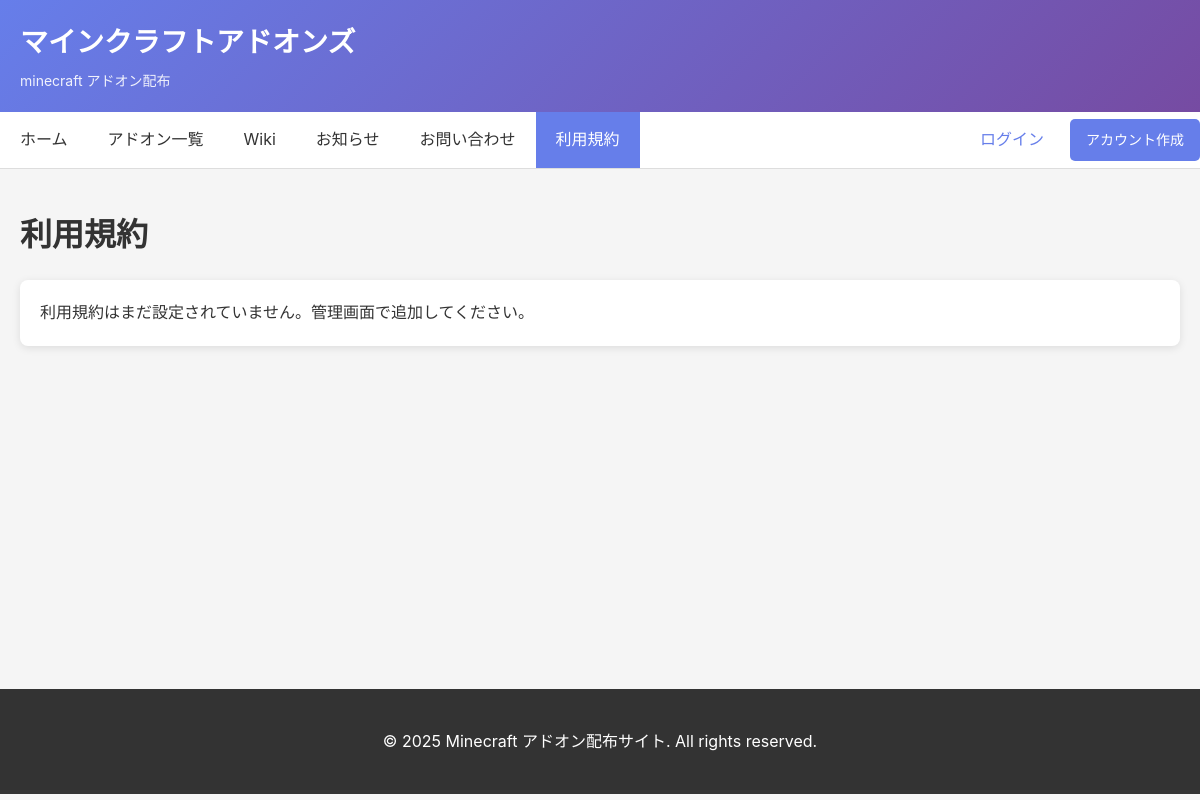
Before: /terms/ with the older database file.
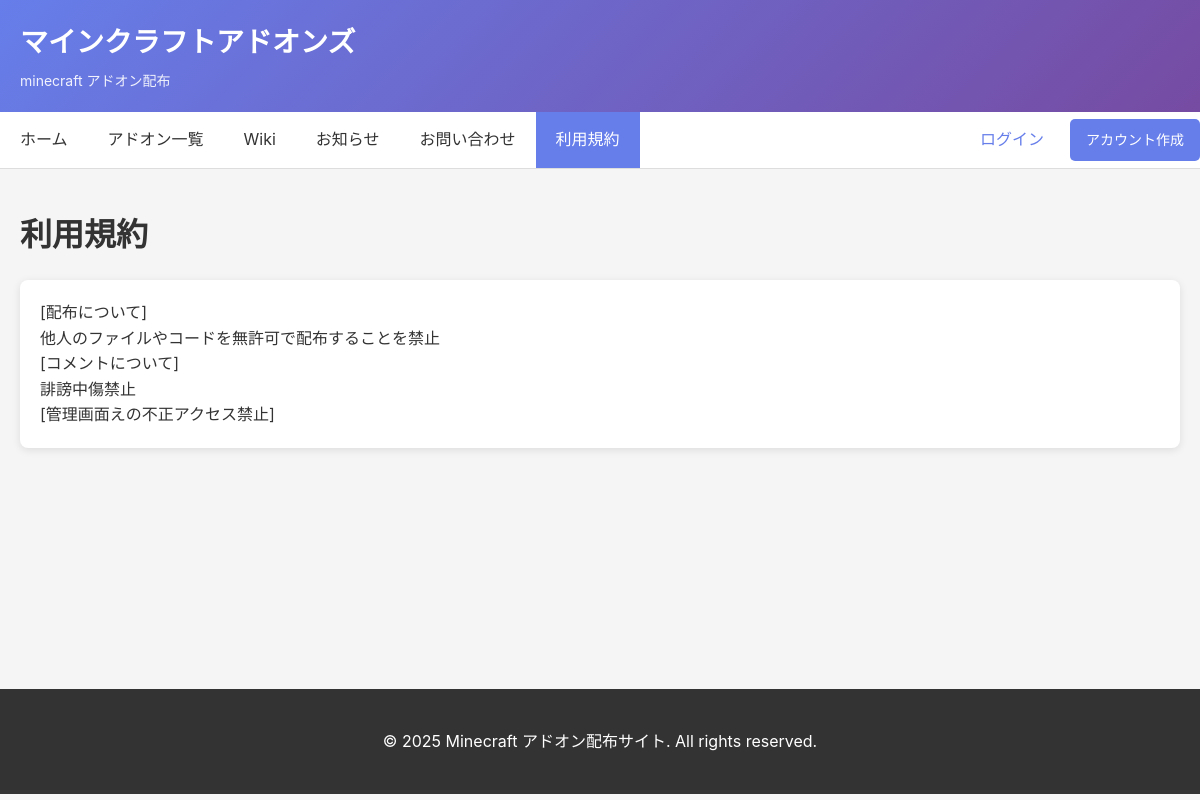
After: the same page with the newer database file.
### project/models.py (models this page shows, shortened)
class TermsPage(models.Model):
    title = models.CharField('タイトル', max_length=200, default='利用規約')
    content = models.TextField('本文')
    active = models.BooleanField('公開中', default=True, help_text='有効なページが複数ある場合は最新の active=True を表示します')
    created_at = models.DateTimeField('作成日', auto_now_add=True)
    updated_at = models.DateTimeField('更新日', auto_now=True)
    class Meta:
        ordering = ['-created_at']
        verbose_name = '利用規約設定'
        verbose_name_plural = '利用規約設定'

### project/views.py (the view)
# urls.py: path('terms/', terms_view, name='terms'),
def terms_view(request):
    page = TermsPage.objects.filter(active=True).order_by('-created_at').first()
    if not page:
        page = TermsPage(title='利用規約', content='利用規約はまだ設定されていません。管理画面で追加してください。', active=True)
    return render(request, 'terms.html', {'page': page})

### templates/terms.html (shortened to what this page needs)
{% extends 'base.html' %}
{% block content %}
<h1 style="margin-bottom:20px;">{{ page.title }}</h1>
<div class="card">
    <div style="white-space: pre-line;">{{ page.content }}</div>
</div>
{% endblock %}

Changed rows visible on the page:
added TermsPage: title "利用規約", content "[配布について] 他人のファイルやコードを無許可で配布することを禁止 [コメントについて] 誹謗中傷禁止 [管理画面えの不正アクセス禁止]"
Other visible differences:
{{ page.title }}: "利用規約" → (not shown)
{{ page.content }}: "利用規約はまだ設定されていません。管理画面で追加してください。" → (not shown)
